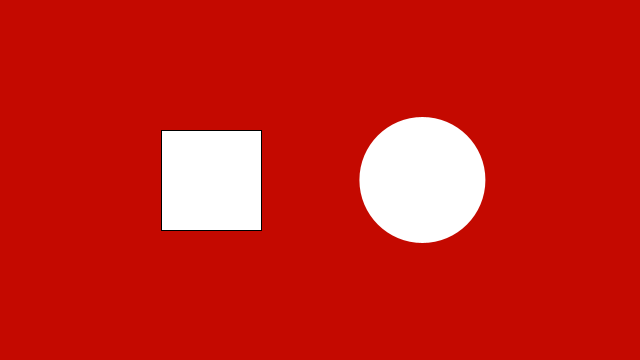
Frame 1 (no input)
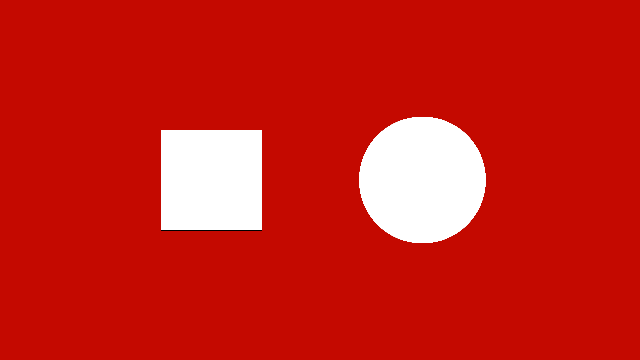
Frame 60 (the mouse pressed at the canvas centre just before this capture)
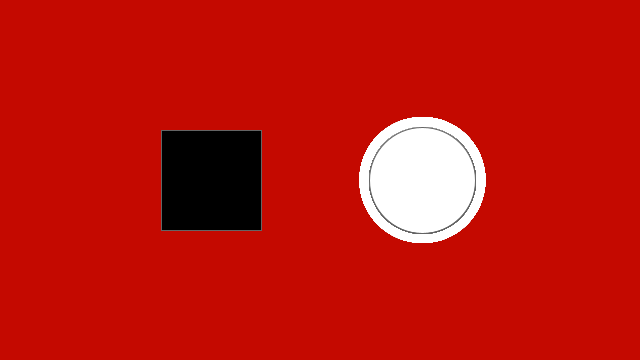
Frame 120 (the mouse held since frame 60 and released just before this capture)

The Processing sketch that drew these frames (run headless with seeded random() and noise(); from frame 60 on, the mouse is pressed at the canvas centre):

// Processing sketch: processing_50029
// ── processing_50029.pde

float rx, ry;    // rectangle x- and y-coordinate
float rd = 100;  // rectangle width

float ex, ey;    // ellipse x- and y-coordinate
float ed = 106;  // ellipse diameter




//puts int and boolean

void setup() {
  size(640, 360);
  smooth();
  background(196, 9, 0);

  // Set the x- and y-coordinates for the rectangle
  rx = width * 0.33 - rd/2;
  ry = height * 0.5 - rd/2;

  // Set the x- and y-coordinates for the ellipse
  ex = width * 0.66;
  ey = height * 0.5;
}

void draw() 
// background(102);  

//rectangle
{
  if ((mouseX >rx) && (mouseX < rx+rd) &&
    (mouseY >ry) && (mouseY< ry+ (ry/0.5+50)))
    fill(155);

  if (mousePressed==true) {


    fill(0);
  }

  rect(rx, ry, rd, rd); 

  if (mousePressed==true) {
    fill(255);
    stroke(100);
  }
  else {
    noStroke();

    ellipse(ex, ey, ed+20, ed+20);
  }

  //{ line(rx,ry,0,0);}





  //circle
  ellipse(ex, ey, ed, ed);

  float d=dist(ex, ey, mouseX, mouseY);

  if (d< (ed/2)) 
    fill(0);
}
